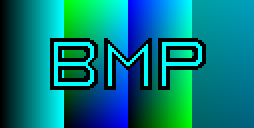
#> input picture Tests/images/bmp/q/rgb32h52.bmp, 127 x 64 px (shown 2 times larger)
$ python -i Image.py   (imports and definitions only)   (older library calls are emulated)
#> lines starting #> are read from the running program, lines starting #| are printed output that depends on the picture
#
# The Python Imaging Library.
# $Id$
#
# the Image class wrapper
#
# partial release history:
# 1995-09-09 fl   Created
# 1996-03-11 fl   PIL release 0.0 (proof of concept)
# 1996-04-30 fl   PIL release 0.1b1
# 1999-07-28 fl   PIL release 1.0 final
# 2000-06-07 fl   PIL release 1.1
# 2000-10-20 fl   PIL release 1.1.1
# 2001-05-07 fl   PIL release 1.1.2
# 2002-03-15 fl   PIL release 1.1.3
# 2003-05-10 fl   PIL release 1.1.4
# 2005-03-28 fl   PIL release 1.1.5
# 2006-12-02 fl   PIL release 1.1.6
# 2009-11-15 fl   PIL release 1.1.7
#
# Copyright (c) 1997-2009 by Secret Labs AB.  All rights reserved.
# Copyright (c) 1995-2009 by Fredrik Lundh.
#
# See the README file for information on usage and redistribution.
#

from . import VERSION, PILLOW_VERSION, _plugins

import logging
import warnings
import math

logger = logging.getLogger(__name__)


class DecompressionBombWarning(RuntimeWarning):
    pass


class _imaging_not_installed(object):
    # module placeholder
    def __getattr__(self, id):
        raise ImportError("The _imaging C module is not installed")


# Limit to around a quarter gigabyte for a 24 bit (3 bpp) image
MAX_IMAGE_PIXELS = int(1024 * 1024 * 1024 // 4 // 3)


# [48 lines not run here, left out]

try:
    import builtins
except ImportError:
    import __builtin__
    builtins = __builtin__

from . import ImageMode
from ._binary import i8
from ._util import isPath, isStringType, deferred_error

import os
import sys
import io
import struct

# type stuff
import collections
import numbers

# works everywhere, win for pypy, not cpython
USE_CFFI_ACCESS = hasattr(sys, 'pypy_version_info')
try:
    import cffi
    HAS_CFFI = True
except ImportError:
    HAS_CFFI = False


# [12 lines left out: function isImageType, not called in this run]


#
# Constants (also defined in _imagingmodule.c!)

NONE = 0

# transpose
FLIP_LEFT_RIGHT = 0
FLIP_TOP_BOTTOM = 1
ROTATE_90 = 2
ROTATE_180 = 3
ROTATE_270 = 4
TRANSPOSE = 5

# transforms
AFFINE = 0
EXTENT = 1
PERSPECTIVE = 2
QUAD = 3
MESH = 4

# resampling filters
NEAREST = NONE = 0
BOX = 4
BILINEAR = LINEAR = 2
HAMMING = 5
BICUBIC = CUBIC = 3
LANCZOS = ANTIALIAS = 1

# dithers
NEAREST = NONE = 0
ORDERED = 1  # Not yet implemented
RASTERIZE = 2  # Not yet implemented
FLOYDSTEINBERG = 3  # default

# palettes/quantizers
WEB = 0
ADAPTIVE = 1

MEDIANCUT = 0
MAXCOVERAGE = 1
FASTOCTREE = 2
LIBIMAGEQUANT = 3

# categories
NORMAL = 0
SEQUENCE = 1
CONTAINER = 2

# [6 lines that did not run here, left out]


# --------------------------------------------------------------------
# Registries

ID = []
OPEN = {}
MIME = {}
SAVE = {}
SAVE_ALL = {}
EXTENSION = {}
DECODERS = {}
ENCODERS = {}

# --------------------------------------------------------------------
# Modes supported by this version

_MODEINFO = {
    # NOTE: this table will be removed in future versions.  use
    # getmode* functions or ImageMode descriptors instead.

    # official modes
    "1": ("L", "L", ("1",)),
    "L": ("L", "L", ("L",)),
    "I": ("L", "I", ("I",)),
    "F": ("L", "F", ("F",)),
    "P": ("RGB", "L", ("P",)),
    "RGB": ("RGB", "L", ("R", "G", "B")),
    "RGBX": ("RGB", "L", ("R", "G", "B", "X")),
    "RGBA": ("RGB", "L", ("R", "G", "B", "A")),
    "CMYK": ("RGB", "L", ("C", "M", "Y", "K")),
    "YCbCr": ("RGB", "L", ("Y", "Cb", "Cr")),
    "LAB": ("RGB", "L", ("L", "A", "B")),
    "HSV": ("RGB", "L", ("H", "S", "V")),

    # Experimental modes include I;16, I;16L, I;16B, RGBa, BGR;15, and
    # BGR;24.  Use these modes only if you know exactly what you're
    # doing...

}

if sys.byteorder == 'little':
    _ENDIAN = '<'
else:
    _ENDIAN = '>'

_MODE_CONV = {
    # official modes
    "1": ('|b1', None),  # Bits need to be extended to bytes
    "L": ('|u1', None),
    "LA": ('|u1', 2),
    "I": (_ENDIAN + 'i4', None),
    "F": (_ENDIAN + 'f4', None),
    "P": ('|u1', None),
    "RGB": ('|u1', 3),
    "RGBX": ('|u1', 4),
    "RGBA": ('|u1', 4),
    "CMYK": ('|u1', 4),
    "YCbCr": ('|u1', 3),
    "LAB": ('|u1', 3),  # UNDONE - unsigned |u1i1i1
    "HSV": ('|u1', 3),
    # I;16 == I;16L, and I;32 == I;32L
    "I;16": ('<u2', None),
    "I;16B": ('>u2', None),
    "I;16L": ('<u2', None),
    "I;16S": ('<i2', None),
    "I;16BS": ('>i2', None),
    "I;16LS": ('<i2', None),
    "I;32": ('<u4', None),
    "I;32B": ('>u4', None),
    "I;32L": ('<u4', None),
    "I;32S": ('<i4', None),
    "I;32BS": ('>i4', None),
    "I;32LS": ('<i4', None),
}


# [7 lines left out: function _conv_type_shape, not called in this run]


MODES = sorted(_MODEINFO)

# raw modes that may be memory mapped.  NOTE: if you change this, you
# may have to modify the stride calculation in map.c too!
_MAPMODES = ("L", "P", "RGBX", "RGBA", "CMYK", "I;16", "I;16L", "I;16B")


# [49 lines left out: functions getmodebase, getmodetype, getmodebandnames, getmodebands, not called in this run]


# --------------------------------------------------------------------
# Helpers

_initialized = 0


# [102 lines left out: functions preinit, init, _getdecoder, _getencoder, not called in this run]


# --------------------------------------------------------------------
# Simple expression analyzer

def coerce_e(value):
    return value if isinstance(value, _E) else _E(value)


class _E(object):
    def __init__(self, data):
        self.data = data

    def __add__(self, other):
        return _E((self.data, "__add__", coerce_e(other).data))

    def __mul__(self, other):
        return _E((self.data, "__mul__", coerce_e(other).data))


# [19 lines left out: function _getscaleoffset, not called in this run]


# --------------------------------------------------------------------
# Implementation wrapper

class Image(object):
    """
    This class represents an image object.  To create
    :py:class:`~PIL.Image.Image` objects, use the appropriate factory
    functions.  There's hardly ever any reason to call the Image constructor
    directly.

    * :py:func:`~PIL.Image.open`
    * :py:func:`~PIL.Image.new`
    * :py:func:`~PIL.Image.frombytes`
    """
    format = None
    format_description = None
    _close_exclusive_fp_after_loading = True

    def __init__(self):
        # FIXME: take "new" parameters / other image?
        # FIXME: turn mode and size into delegating properties?
        self.im = None
        self.mode = ""
        self.size = (0, 0)
        self.palette = None
        self.info = {}
        self.category = NORMAL
        self.readonly = 0
        self.pyaccess = None

    @property
    def width(self):
        return self.size[0]

    @property
    def height(self):
        return self.size[1]

    # [12 lines left out: function _new, not called in this run]

    # Context Manager Support
    def __enter__(self):
        return self

    def __exit__(self, *args):
        self.close()

    # [24 lines left out: function close, not called in this run]

    if sys.version_info >= (3, 4, 0):
        def __del__(self):
            if (hasattr(self, 'fp') and hasattr(self, '_exclusive_fp')
               and self.fp and self._exclusive_fp):
                self.fp.close()
            self.fp = None

    # [33 lines left out: functions _copy, _dump, __eq__, not called in this run]

    def __ne__(self, other):
        eq = (self == other)
        return not eq

    # [95 lines left out: functions __repr__, _repr_png_, __array_interface__, __getstate__, __setstate__, tobytes, not called in this run]

    def tostring(self, *args, **kw):
        raise NotImplementedError("tostring() has been removed. "
                                  "Please call tobytes() instead.")

    # [46 lines left out: functions tobitmap, frombytes, not called in this run]

    def fromstring(self, *args, **kw):
        raise NotImplementedError("fromstring() has been removed. "
                                  "Please call frombytes() instead.")

    # [262 lines left out: functions load, verify, convert, quantize, copy, not called in this run]

    __copy__ = copy

    # [260 lines left out: functions crop, _crop, draft, _expand, filter, getbands and 9 more, not called in this run]

    def offset(self, xoffset, yoffset=None):
        raise NotImplementedError("offset() has been removed. "
                                  "Please call ImageChops.offset() instead.")

    # [82 lines left out: function paste, not called in this run]

    def alpha_composite(self, im, dest=(0,0), source=(0,0)):
        """ 'In-place' analog of Image.alpha_composite. Composites an image
        onto this image.

        :param im: image to composite over this one
        :param dest: Optional 2 tuple (left, top) specifying the upper
          left corner in this (destination) image.
        :param source: Optional 2 (left, top) tuple for the upper left
          corner in the overlay source image, or 4 tuple (left, top, right,
          bottom) for the bounds of the source rectangle

        Performance Note: Not currently implemented in-place in the core layer.
        """

        if not isinstance(source, tuple):
            raise ValueError("Source must be a tuple")
        if not isinstance(dest, tuple):
            raise ValueError("Destination must be a tuple")
        if not len(source) in (2, 4):
            raise ValueError("Source must be a 2 or 4-tuple")
        if not len(dest) == 2:
            raise ValueError("Destination must be a 2-tuple")
        if min(source) < 0:
            raise ValueError("Source must be non-negative")
        if min(dest) < 0:
            raise ValueError("Destination must be non-negative")

        if len(source) == 2:
            source = source + im.size

        # over image, crop if it's not the whole thing.
        if source == (0,0) + im.size:
            overlay = im
        else:
            overlay = im.crop(source)

        # target for the paste
        box = dest + (dest[0] + overlay.width, dest[1] + overlay.height)

        # destination image. don't copy if we're using the whole image.
        if dest == (0,0) + self.size:
            background = self
        else:
            background = self.crop(box)

        result = alpha_composite(background, overlay)
        self.paste(result, box)

    # [762 lines left out: functions point, putalpha, putdata, putpalette, putpixel, remap_palette and 15 more, not called in this run]


# --------------------------------------------------------------------
# Abstract handlers.

class ImagePointHandler(object):
    # used as a mixin by point transforms (for use with im.point)
    pass


class ImageTransformHandler(object):
    # used as a mixin by geometry transforms (for use with im.transform)
    pass


# --------------------------------------------------------------------
# Factories

#
# Debugging

# [91 lines left out: functions _wedge, _check_size, new, frombytes, not called in this run]


def fromstring(*args, **kw):
    raise NotImplementedError("fromstring() has been removed. " +
                              "Please call frombytes() instead.")


# [122 lines left out: functions frombuffer, fromarray, fromqimage, fromqpixmap, not called in this run]


_fromarray_typemap = {
    # (shape, typestr) => mode, rawmode
    # first two members of shape are set to one
    ((1, 1), "|b1"): ("1", "1;8"),
    ((1, 1), "|u1"): ("L", "L"),
    ((1, 1), "|i1"): ("I", "I;8"),
    ((1, 1), "<u2"): ("I", "I;16"),
    ((1, 1), ">u2"): ("I", "I;16B"),
    ((1, 1), "<i2"): ("I", "I;16S"),
    ((1, 1), ">i2"): ("I", "I;16BS"),
    ((1, 1), "<u4"): ("I", "I;32"),
    ((1, 1), ">u4"): ("I", "I;32B"),
    ((1, 1), "<i4"): ("I", "I;32S"),
    ((1, 1), ">i4"): ("I", "I;32BS"),
    ((1, 1), "<f4"): ("F", "F;32F"),
    ((1, 1), ">f4"): ("F", "F;32BF"),
    ((1, 1), "<f8"): ("F", "F;64F"),
    ((1, 1), ">f8"): ("F", "F;64BF"),
    ((1, 1, 2), "|u1"): ("LA", "LA"),
    ((1, 1, 3), "|u1"): ("RGB", "RGB"),
    ((1, 1, 4), "|u1"): ("RGBA", "RGBA"),
    }

# shortcuts
_fromarray_typemap[((1, 1), _ENDIAN + "i4")] = ("I", "I")
_fromarray_typemap[((1, 1), _ENDIAN + "f4")] = ("F", "F")


# [292 lines left out: functions _decompression_bomb_check, open, alpha_composite, blend, composite, eval and 9 more, not called in this run]


# --------------------------------------------------------------------
# Simple display support.  User code may override this.

def _show(image, **options):
    # override me, as necessary
    _showxv(image, **options)


def _showxv(image, title=None, **options):
    from . import ImageShow
    ImageShow.show(image, title, **options)


# --------------------------------------------------------------------
# Effects

# [40 lines left out: functions effect_mandelbrot, effect_noise, linear_gradient, radial_gradient, not called in this run]

>>> import cv2
>>> picture = cv2.imread('../Tests/images/bmp/q/rgb32h52.bmp', cv2.IMREAD_GRAYSCALE)
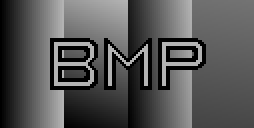
#> picture: shape (64, 127) (shown 2 times larger); min 0, max 179, mean 83.5
>>> result = Image().alpha_composite(picture)
#> (the run stopped early here; a loop or call above may not have finished)
